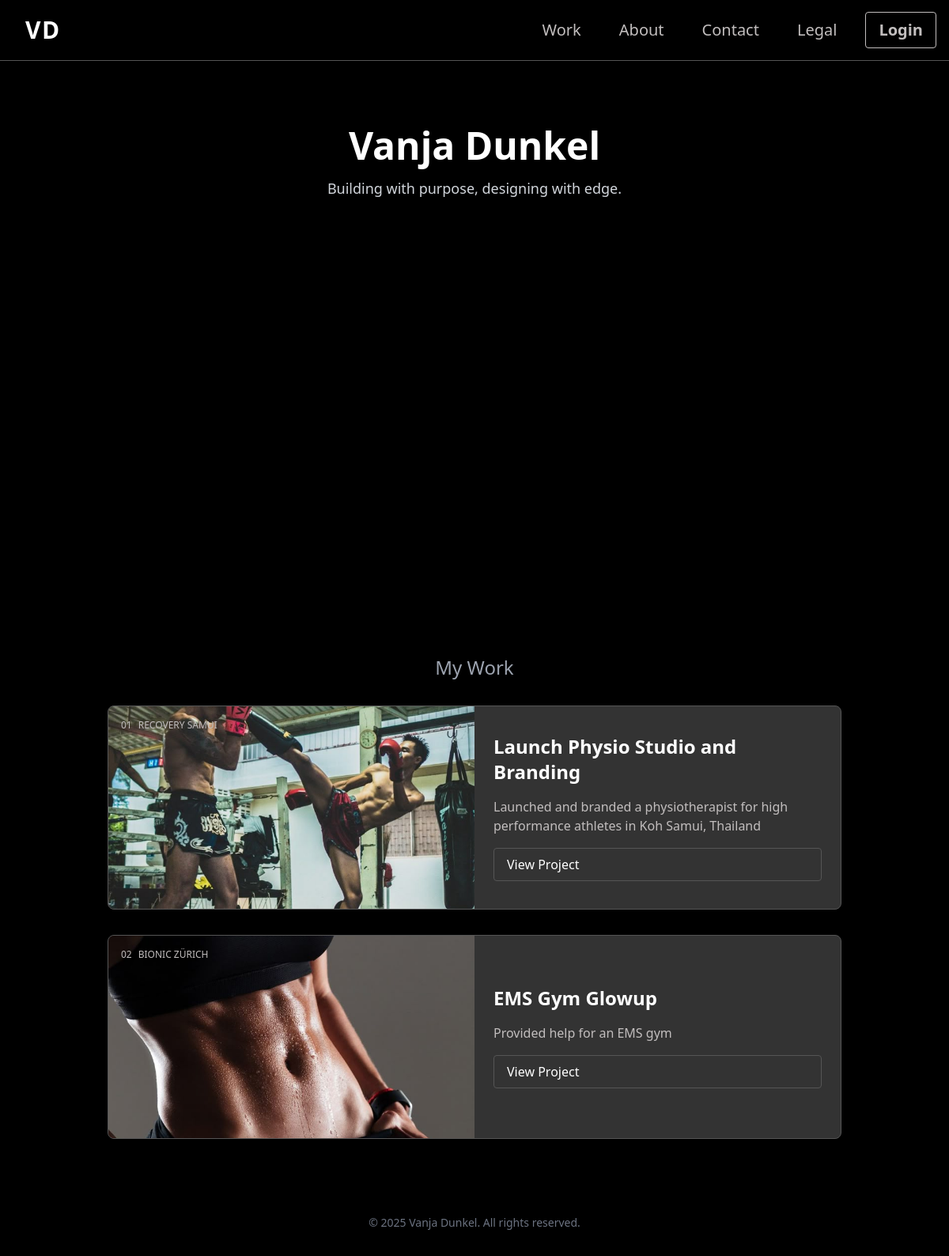
The page / on the database its author committed.
### tables this page shows
CREATE TABLE `projects` (
  `id` int NOT NULL AUTO_INCREMENT,
  `title` varchar(255) NOT NULL,
  `description` text NOT NULL,
  `company` varchar(255) DEFAULT NULL,
  `image` varchar(255) DEFAULT NULL,
  `link` varchar(255) DEFAULT NULL,
  `created_at` timestamp NULL DEFAULT CURRENT_TIMESTAMP,
  PRIMARY KEY (`id`)
);

### config/config.php (called while the page is built)
<?php
return [
    'db_host' => 'localhost',
    'db_name' => 'wdd324_demo',
    'db_user' => 'root',
    'db_pass' => '',
];

### app/core/Database.php (called while the page is built, shortened)
<?php
class Database
{
    private static ?PDO $instance = null;
    public static function getInstance(): PDO
    {
        if (self::$instance === null) {
            $config = require __DIR__ . '/../../config/config.php';
            try {
                self::$instance = new PDO(
                    "mysql:host={$config['db_host']};dbname={$config['db_name']};charset=utf8mb4",
                    $config['db_user'],
                    $config['db_pass']
                );
                self::$instance->setAttribute(PDO::ATTR_ERRMODE, PDO::ERRMODE_EXCEPTION);
            } catch (PDOException $e) {
                die("Connection to database failed: " . $e->getMessage());
            }
        }
        return self::$instance;
    }
}

### app/Models/Project.php (called while the page is built, shortened)
<?php
class Project
{
    private PDO $db;
    public function __construct()
    {
        $this->db = Database::getInstance();
    }
    public function getAll(): array
    {
        $stmt = $this->db->query("
            SELECT *
              FROM projects
          ORDER BY created_at DESC
        ");
        return $stmt->fetchAll(PDO::FETCH_ASSOC);
    }
}

### index.php (the view, shortened to what this page needs)
<?php
require __DIR__ . '/app/Views/partials/header.php';
require_once __DIR__ . '/app/Core/Database.php';
require_once __DIR__ . '/app/Models/Project.php';
$projects = (new Project())->getAll();
?>
<section class="bg-black text-center pt-24 pb-16">
    <div class="max-w-4xl mx-auto px-4 space-y-4">
        <h1 class="text-5xl font-bold text-white">Vanja Dunkel</h1>
        <p class="text-lg text-gray-300">Building with purpose, designing with edge.</p>
    </div>
    <div class="mt-12 flex justify-center px-4">
        <spline-viewer
                url="https://prod.spline.design/kr5pzUI0YfSr7WzC/scene.splinecode"
                class="w-full max-w-4xl h-96">
        </spline-viewer>
    </div>
</section>
<section class="mt-20 text-center">
    <h2 class="text-2xl text-gray-400">My Work</h2>
</section>
<div class="w-full sm:w-[90%] lg:w-[80%] mx-auto mt-8 space-y-8 px-4">
    <?php foreach ($projects as $idx => $p): ?>
        <div class="bg-dark border border-medium rounded-lg shadow-lg overflow-hidden flex flex-col lg:flex-row">
            <div class="relative w-full lg:w-1/2 h-64">
                <div class="absolute top-4 left-4 flex space-x-2 text-xs text-grayish uppercase">
                    <span><?= sprintf('%02d', $idx + 1) ?></span>
                    <span><?= htmlspecialchars($p['company'] ?: 'UI/UX Designer') ?></span>
                </div>
                <img src="<?= htmlspecialchars($p['image'] ?? 'assets/imgs/placeholder.png') ?>"
                     alt="<?= htmlspecialchars($p['title']) ?>"
                     class="object-cover w-full h-full"/>
            </div>
            <div class="p-6 flex flex-col justify-center w-full lg:w-1/2 space-y-4">
                <h3 class="text-2xl font-semibold text-white">
                    <?= htmlspecialchars($p['title']) ?>
                </h3>
                <p class="text-grayish">
                    <?= htmlspecialchars($p['description']) ?>
                </p>
                <a href="project.php?id=<?= $p['id'] ?>"
                   class="inline-block px-4 py-2 border border-medium rounded text-white hover:bg-gray-800">
                    View Project
                </a>
            </div>
        </div>
    <?php endforeach; ?>
</div>
<?php
require __DIR__ . '/app/Views/partials/footer.php';
?>

### rows shown on the page
projects: company "RECOVERY SAMUI", image (picture), title "Launch Physio Studio and Branding", description "Launched and branded a physiotherapist for high performance athletes in Koh Samui, Thailand"
projects: company "BIONIC ZÜRICH", image (picture), title "EMS Gym Glowup", description "Provided help for an EMS gym"
